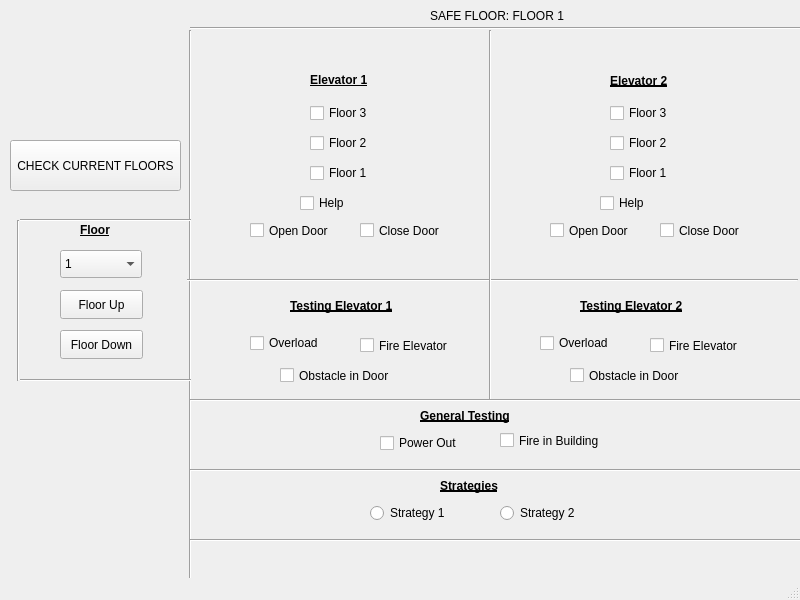
<?xml version="1.0" encoding="UTF-8"?>
<ui version="4.0">
 <class>MainWindow</class>
 <widget class="QMainWindow" name="MainWindow">
  <property name="geometry">
   <rect>
    <x>0</x>
    <y>0</y>
    <width>800</width>
    <height>600</height>
   </rect>
  </property>
  <property name="windowTitle">
   <string>MainWindow</string>
  </property>
  <widget class="QWidget" name="centralwidget">
   <widget class="QLabel" name="label">
    <property name="geometry">
     <rect>
      <x>80</x>
      <y>220</y>
      <width>63</width>
      <height>20</height>
     </rect>
    </property>
    <property name="font">
     <font>
      <bold>true</bold>
      <underline>true</underline>
     </font>
    </property>
    <property name="text">
     <string>Floor</string>
    </property>
   </widget>
   <widget class="QPushButton" name="FloorUp">
    <property name="geometry">
     <rect>
      <x>60</x>
      <y>290</y>
      <width>83</width>
      <height>29</height>
     </rect>
    </property>
    <property name="text">
     <string>Floor Up</string>
    </property>
   </widget>
   <widget class="QPushButton" name="FloorDown">
    <property name="geometry">
     <rect>
      <x>60</x>
      <y>330</y>
      <width>83</width>
      <height>29</height>
     </rect>
    </property>
    <property name="text">
     <string>Floor Down</string>
    </property>
   </widget>
   <widget class="QLabel" name="label_2">
    <property name="geometry">
     <rect>
      <x>310</x>
      <y>70</y>
      <width>81</width>
      <height>20</height>
     </rect>
    </property>
    <property name="font">
     <font>
      <bold>true</bold>
      <underline>true</underline>
     </font>
    </property>
    <property name="text">
     <string>Elevator 1</string>
    </property>
   </widget>
   <widget class="QCheckBox" name="Elev1Floor3">
    <property name="geometry">
     <rect>
      <x>310</x>
      <y>100</y>
      <width>93</width>
      <height>26</height>
     </rect>
    </property>
    <property name="text">
     <string>Floor 3</string>
    </property>
   </widget>
   <widget class="QCheckBox" name="Elev1Floor2">
    <property name="geometry">
     <rect>
      <x>310</x>
      <y>130</y>
      <width>93</width>
      <height>26</height>
     </rect>
    </property>
    <property name="text">
     <string>Floor 2</string>
    </property>
   </widget>
   <widget class="QCheckBox" name="Elev1Floor1">
    <property name="geometry">
     <rect>
      <x>310</x>
      <y>160</y>
      <width>93</width>
      <height>26</height>
     </rect>
    </property>
    <property name="text">
     <string>Floor 1</string>
    </property>
   </widget>
   <widget class="QCheckBox" name="Elev1OpenDoor">
    <property name="geometry">
     <rect>
      <x>250</x>
      <y>220</y>
      <width>111</width>
      <height>21</height>
     </rect>
    </property>
    <property name="text">
     <string>Open Door</string>
    </property>
   </widget>
   <widget class="QCheckBox" name="Elev1CloseDoor">
    <property name="geometry">
     <rect>
      <x>360</x>
      <y>220</y>
      <width>111</width>
      <height>21</height>
     </rect>
    </property>
    <property name="text">
     <string>Close Door</string>
    </property>
   </widget>
   <widget class="QCheckBox" name="Elev2CloseDoor">
    <property name="geometry">
     <rect>
      <x>660</x>
      <y>220</y>
      <width>111</width>
      <height>21</height>
     </rect>
    </property>
    <property name="text">
     <string>Close Door</string>
    </property>
   </widget>
   <widget class="QCheckBox" name="Elev2Floor3">
    <property name="geometry">
     <rect>
      <x>610</x>
      <y>100</y>
      <width>93</width>
      <height>26</height>
     </rect>
    </property>
    <property name="text">
     <string>Floor 3</string>
    </property>
   </widget>
   <widget class="QCheckBox" name="Elev2OpenDoor">
    <property name="geometry">
     <rect>
      <x>550</x>
      <y>220</y>
      <width>111</width>
      <height>21</height>
     </rect>
    </property>
    <property name="text">
     <string>Open Door</string>
    </property>
   </widget>
   <widget class="QLabel" name="label_3">
    <property name="geometry">
     <rect>
      <x>610</x>
      <y>70</y>
      <width>71</width>
      <height>21</height>
     </rect>
    </property>
    <property name="font">
     <font>
      <bold>true</bold>
      <underline>true</underline>
     </font>
    </property>
    <property name="text">
     <string>Elevator 2</string>
    </property>
   </widget>
   <widget class="QCheckBox" name="Elev2Floor2">
    <property name="geometry">
     <rect>
      <x>610</x>
      <y>130</y>
      <width>93</width>
      <height>26</height>
     </rect>
    </property>
    <property name="text">
     <string>Floor 2</string>
    </property>
   </widget>
   <widget class="QCheckBox" name="Elev2Floor1">
    <property name="geometry">
     <rect>
      <x>610</x>
      <y>160</y>
      <width>93</width>
      <height>26</height>
     </rect>
    </property>
    <property name="text">
     <string>Floor 1</string>
    </property>
   </widget>
   <widget class="QLabel" name="label_4">
    <property name="geometry">
     <rect>
      <x>290</x>
      <y>280</y>
      <width>131</width>
      <height>51</height>
     </rect>
    </property>
    <property name="font">
     <font>
      <bold>true</bold>
      <underline>true</underline>
     </font>
    </property>
    <property name="text">
     <string>Testing Elevator 1</string>
    </property>
   </widget>
   <widget class="QCheckBox" name="Elev1Overload">
    <property name="geometry">
     <rect>
      <x>250</x>
      <y>330</y>
      <width>93</width>
      <height>26</height>
     </rect>
    </property>
    <property name="text">
     <string>Overload</string>
    </property>
   </widget>
   <widget class="QCheckBox" name="Elev1Fire">
    <property name="geometry">
     <rect>
      <x>360</x>
      <y>330</y>
      <width>121</width>
      <height>31</height>
     </rect>
    </property>
    <property name="text">
     <string>Fire Elevator</string>
    </property>
   </widget>
   <widget class="QCheckBox" name="Elev1Obstacle">
    <property name="geometry">
     <rect>
      <x>280</x>
      <y>360</y>
      <width>141</width>
      <height>31</height>
     </rect>
    </property>
    <property name="text">
     <string>Obstacle in Door</string>
    </property>
   </widget>
   <widget class="QCheckBox" name="Elev2Obstacle">
    <property name="geometry">
     <rect>
      <x>570</x>
      <y>360</y>
      <width>141</width>
      <height>31</height>
     </rect>
    </property>
    <property name="text">
     <string>Obstacle in Door</string>
    </property>
   </widget>
   <widget class="QLabel" name="label_5">
    <property name="geometry">
     <rect>
      <x>580</x>
      <y>280</y>
      <width>131</width>
      <height>51</height>
     </rect>
    </property>
    <property name="font">
     <font>
      <bold>true</bold>
      <underline>true</underline>
     </font>
    </property>
    <property name="text">
     <string>Testing Elevator 2</string>
    </property>
   </widget>
   <widget class="QCheckBox" name="Elev2Overload">
    <property name="geometry">
     <rect>
      <x>540</x>
      <y>330</y>
      <width>93</width>
      <height>26</height>
     </rect>
    </property>
    <property name="text">
     <string>Overload</string>
    </property>
   </widget>
   <widget class="QCheckBox" name="Elev2Fire">
    <property name="geometry">
     <rect>
      <x>650</x>
      <y>330</y>
      <width>121</width>
      <height>31</height>
     </rect>
    </property>
    <property name="text">
     <string>Fire Elevator</string>
    </property>
   </widget>
   <widget class="QLabel" name="label_6">
    <property name="geometry">
     <rect>
      <x>420</x>
      <y>400</y>
      <width>111</width>
      <height>31</height>
     </rect>
    </property>
    <property name="font">
     <font>
      <bold>true</bold>
      <underline>true</underline>
     </font>
    </property>
    <property name="text">
     <string>General Testing</string>
    </property>
   </widget>
   <widget class="QCheckBox" name="PowerOut">
    <property name="geometry">
     <rect>
      <x>380</x>
      <y>430</y>
      <width>93</width>
      <height>26</height>
     </rect>
    </property>
    <property name="text">
     <string>Power Out</string>
    </property>
   </widget>
   <widget class="QCheckBox" name="FireBuilding">
    <property name="geometry">
     <rect>
      <x>500</x>
      <y>420</y>
      <width>131</width>
      <height>41</height>
     </rect>
    </property>
    <property name="text">
     <string>Fire in Building</string>
    </property>
   </widget>
   <widget class="Line" name="line">
    <property name="geometry">
     <rect>
      <x>180</x>
      <y>30</y>
      <width>20</width>
      <height>551</height>
     </rect>
    </property>
    <property name="orientation">
     <enum>Qt::Vertical</enum>
    </property>
   </widget>
   <widget class="Line" name="line_2">
    <property name="geometry">
     <rect>
      <x>187</x>
      <y>270</y>
      <width>611</width>
      <height>20</height>
     </rect>
    </property>
    <property name="orientation">
     <enum>Qt::Horizontal</enum>
    </property>
   </widget>
   <widget class="Line" name="line_3">
    <property name="geometry">
     <rect>
      <x>480</x>
      <y>30</y>
      <width>20</width>
      <height>371</height>
     </rect>
    </property>
    <property name="orientation">
     <enum>Qt::Vertical</enum>
    </property>
   </widget>
   <widget class="Line" name="line_4">
    <property name="geometry">
     <rect>
      <x>190</x>
      <y>390</y>
      <width>611</width>
      <height>20</height>
     </rect>
    </property>
    <property name="orientation">
     <enum>Qt::Horizontal</enum>
    </property>
   </widget>
   <widget class="Line" name="line_5">
    <property name="geometry">
     <rect>
      <x>190</x>
      <y>530</y>
      <width>621</width>
      <height>20</height>
     </rect>
    </property>
    <property name="orientation">
     <enum>Qt::Horizontal</enum>
    </property>
   </widget>
   <widget class="Line" name="line_6">
    <property name="geometry">
     <rect>
      <x>20</x>
      <y>210</y>
      <width>171</width>
      <height>20</height>
     </rect>
    </property>
    <property name="orientation">
     <enum>Qt::Horizontal</enum>
    </property>
   </widget>
   <widget class="Line" name="line_7">
    <property name="geometry">
     <rect>
      <x>20</x>
      <y>370</y>
      <width>171</width>
      <height>20</height>
     </rect>
    </property>
    <property name="orientation">
     <enum>Qt::Horizontal</enum>
    </property>
   </widget>
   <widget class="Line" name="line_8">
    <property name="geometry">
     <rect>
      <x>10</x>
      <y>220</y>
      <width>16</width>
      <height>161</height>
     </rect>
    </property>
    <property name="orientation">
     <enum>Qt::Vertical</enum>
    </property>
   </widget>
   <widget class="Line" name="line_9">
    <property name="geometry">
     <rect>
      <x>190</x>
      <y>20</y>
      <width>621</width>
      <height>16</height>
     </rect>
    </property>
    <property name="orientation">
     <enum>Qt::Horizontal</enum>
    </property>
   </widget>
   <widget class="QLabel" name="label_7">
    <property name="geometry">
     <rect>
      <x>440</x>
      <y>470</y>
      <width>111</width>
      <height>31</height>
     </rect>
    </property>
    <property name="font">
     <font>
      <bold>true</bold>
      <underline>true</underline>
     </font>
    </property>
    <property name="text">
     <string>Strategies</string>
    </property>
   </widget>
   <widget class="QRadioButton" name="Strategy1">
    <property name="geometry">
     <rect>
      <x>370</x>
      <y>500</y>
      <width>112</width>
      <height>26</height>
     </rect>
    </property>
    <property name="text">
     <string>Strategy 1</string>
    </property>
   </widget>
   <widget class="QRadioButton" name="Strategy2">
    <property name="geometry">
     <rect>
      <x>500</x>
      <y>500</y>
      <width>112</width>
      <height>26</height>
     </rect>
    </property>
    <property name="text">
     <string>Strategy 2</string>
    </property>
   </widget>
   <widget class="Line" name="line_10">
    <property name="geometry">
     <rect>
      <x>190</x>
      <y>460</y>
      <width>621</width>
      <height>20</height>
     </rect>
    </property>
    <property name="orientation">
     <enum>Qt::Horizontal</enum>
    </property>
   </widget>
   <widget class="QCheckBox" name="Elev2Help">
    <property name="geometry">
     <rect>
      <x>600</x>
      <y>190</y>
      <width>93</width>
      <height>26</height>
     </rect>
    </property>
    <property name="text">
     <string>Help</string>
    </property>
   </widget>
   <widget class="QCheckBox" name="Elev1Help">
    <property name="geometry">
     <rect>
      <x>300</x>
      <y>190</y>
      <width>93</width>
      <height>26</height>
     </rect>
    </property>
    <property name="text">
     <string>Help</string>
    </property>
   </widget>
   <widget class="QComboBox" name="FloorLevelNum">
    <property name="geometry">
     <rect>
      <x>60</x>
      <y>250</y>
      <width>82</width>
      <height>28</height>
     </rect>
    </property>
    <item>
     <property name="text">
      <string>1</string>
     </property>
    </item>
    <item>
     <property name="text">
      <string>2</string>
     </property>
    </item>
    <item>
     <property name="text">
      <string>3</string>
     </property>
    </item>
   </widget>
   <widget class="QPushButton" name="CheckFloors">
    <property name="geometry">
     <rect>
      <x>10</x>
      <y>140</y>
      <width>171</width>
      <height>51</height>
     </rect>
    </property>
    <property name="text">
     <string>CHECK CURRENT FLOORS</string>
    </property>
   </widget>
   <widget class="QLabel" name="label_8">
    <property name="geometry">
     <rect>
      <x>430</x>
      <y>5</y>
      <width>151</width>
      <height>21</height>
     </rect>
    </property>
    <property name="text">
     <string>SAFE FLOOR: FLOOR 1</string>
    </property>
   </widget>
  </widget>
  <widget class="QMenuBar" name="menubar">
   <property name="geometry">
    <rect>
     <x>0</x>
     <y>0</y>
     <width>800</width>
     <height>25</height>
    </rect>
   </property>
  </widget>
  <widget class="QStatusBar" name="statusbar"/>
 </widget>
 <resources/>
 <connections/>
</ui>
